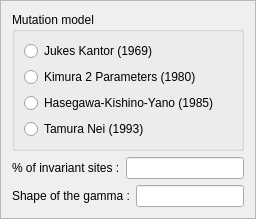
      <widget class="QFrame" name="frame_9">
       <property name="frameShape">
        <enum>QFrame::StyledPanel</enum>
       </property>
       <property name="frameShadow">
        <enum>QFrame::Raised</enum>
       </property>
       <layout class="QVBoxLayout" name="verticalLayout_27">
        <item>
         <widget class="QGroupBox" name="groupBox_7">
          <property name="title">
           <string>Mutation model</string>
          </property>
          <layout class="QVBoxLayout" name="verticalLayout_6">
           <item>
            <widget class="QRadioButton" name="radioButton_4">
             <property name="text">
              <string>Jukes Kantor (1969)</string>
             </property>
            </widget>
           </item>
           <item>
            <widget class="QRadioButton" name="radioButton_5">
             <property name="text">
              <string>Kimura 2 Parameters (1980)</string>
             </property>
            </widget>
           </item>
           <item>
            <widget class="QRadioButton" name="radioButton_7">
             <property name="text">
              <string>Hasegawa-Kishino-Yano (1985)</string>
             </property>
            </widget>
           </item>
           <item>
            <widget class="QRadioButton" name="radioButton_8">
             <property name="text">
              <string>Tamura Nei (1993)</string>
             </property>
            </widget>
           </item>
          </layout>
         </widget>
        </item>
        <item>
         <layout class="QGridLayout" name="gridLayout">
          <item row="0" column="0">
           <widget class="QLabel" name="label">
            <property name="text">
             <string>% of invariant sites :</string>
            </property>
           </widget>
          </item>
          <item row="0" column="1" colspan="2">
           <widget class="QLineEdit" name="lineEdit_25"/>
          </item>
          <item row="1" column="0" colspan="2">
           <widget class="QLabel" name="label_2">
            <property name="text">
             <string>Shape of the gamma :</string>
            </property>
           </widget>
          </item>
          <item row="1" column="2">
           <widget class="QLineEdit" name="lineEdit_26"/>
          </item>
         </layout>
        </item>
       </layout>
      </widget>
